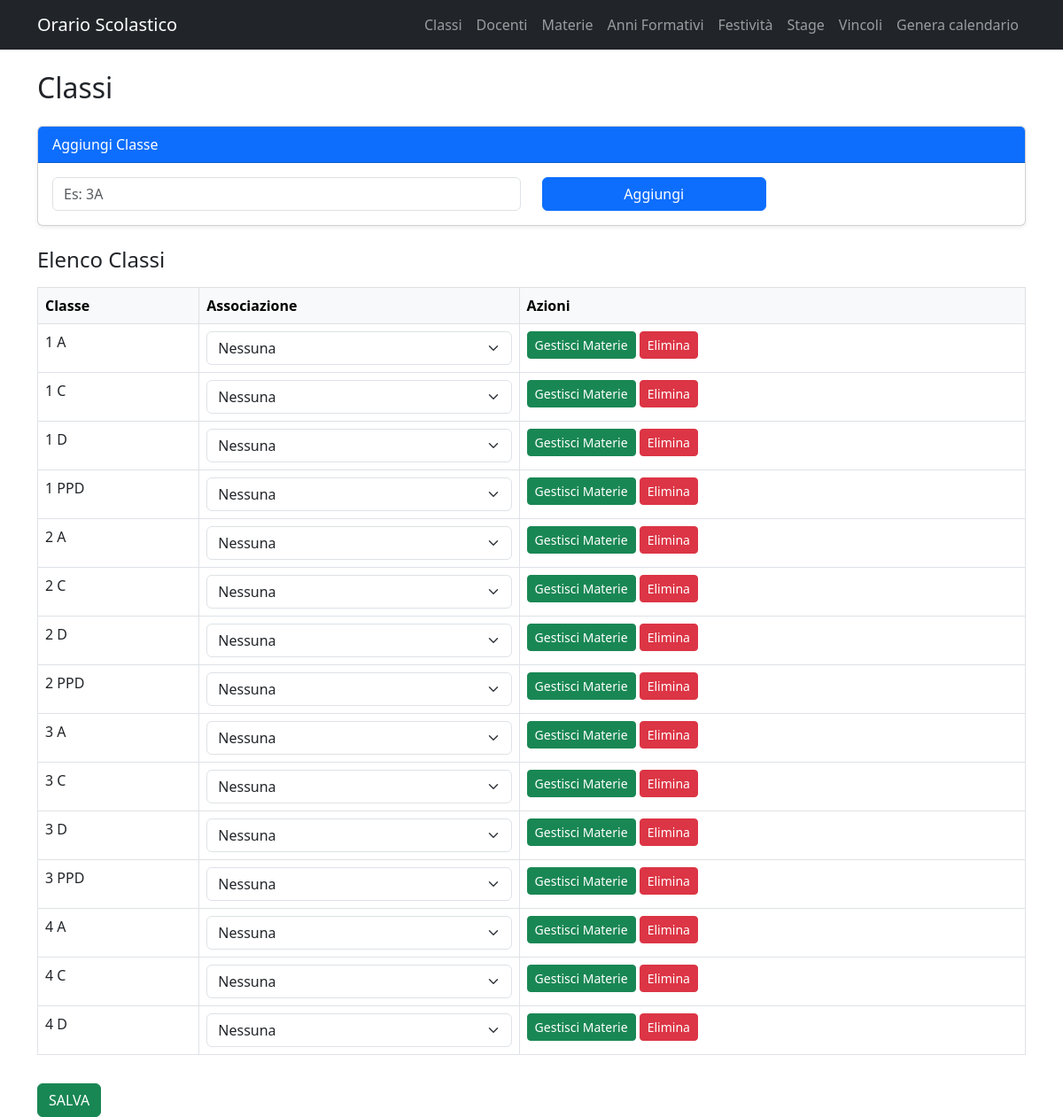
Screenshot of /classi/ with the database file from the repository.
### app/models.py (models this page shows)
class Classe(db.Model):
    id = db.Column(db.Integer, primary_key=True)
    nome_classe = db.Column(db.String(50), nullable=False, unique=True)
    data_inizio = db.Column(db.Date, nullable=True)
    data_fine = db.Column(db.Date, nullable=True)
    ore_massime_giornaliere = db.Column(db.Integer, default=6)
    giorni_lezione = db.Column(db.String(100), default="Lunedì,Martedì,Mercoledì,Giovedì,Venrdì")
    classe_associata_id = db.Column(db.Integer, db.ForeignKey("classe.id"), nullable=True)
    classe_associata = db.relationship("Classe", remote_side=[id])
    materie_assegnate = db.relationship(
        "MateriaClasse",
        backref="classe",
        cascade="all, delete-orphan"
    )
    calendario = db.relationship(
        "CalendarioClasse",
        backref="classe",
        uselist=False,
        cascade="all, delete-orphan"
    )

### app/routes/classi.py (the view, shortened to what this page needs)
@classi_bp.route("/", methods=["GET", "POST"])
def lista_classi():
    classi = Classe.query.order_by(Classe.nome_classe).all()
    return render_template("classi.html", classi=classi)

### app/templates/classi.html (shortened to what this page needs)
{% extends "base.html" %}
{% block content %}
<div class="container mt-4">
    <h2 class="mb-4">Classi</h2>
    <div class="card shadow-sm mb-4">
        <div class="card-header bg-primary text-white">
            Aggiungi Classe
        </div>
        <div class="card-body">
            <form method="POST">
                <div class="row">
                    <div class="col-md-6">
                        <input type="text" name="nome_classe" class="form-control"
                               placeholder="Es: 3A" required>
                    </div>
                    <div class="col-md-3">
                        <button class="btn btn-primary w-100">Aggiungi</button>
                    </div>
                </div>
            </form>
        </div>
    </div>
    <h4>Elenco Classi</h4>
    <form method="POST">
        <table class="table table-bordered mt-3">
            <thead class="table-light">
                <tr>
                    <th>Classe</th>
                    <th>Associazione</th>
                    <th>Azioni</th>
                </tr>
            </thead>
            <tbody>
                {% for c in classi %}
                <tr>
                    <td>{{ c.nome_classe }}</td>
                    <td>
                        <select name="assoc_{{ c.id }}" class="form-select">
                            <option value="none">Nessuna</option>
                        </select>
                    </td>
                    <td>
                        <a href="{{ url_for('classi.materie_classe', classe_id=c.id) }}"
                           class="btn btn-success btn-sm">
                            Gestisci Materie
                        </a>
                        <form method="POST"
                              action="{{ url_for('classi.elimina_classe', classe_id=c.id) }}"
                              style="display:inline-block;">
                            <button class="btn btn-danger btn-sm">Elimina</button>
                        </form>
                    </td>
                </tr>
                {% endfor %}
            </tbody>
        </table>
        <button class="btn btn-success mt-3">SALVA</button>
    </form>
</div>
{% endblock %}

### rows the page displays
Classe: nome_classe "1 A", id "Nessuna"
Classe: nome_classe "1 C", id "Nessuna"
Classe: nome_classe "1 D", id "Nessuna"
Classe: nome_classe "1 PPD", id "Nessuna"
Classe: nome_classe "2 A", id "Nessuna"
Classe: nome_classe "2 C", id "Nessuna"
Classe: nome_classe "2 D", id "Nessuna"
Classe: nome_classe "2 PPD", id "Nessuna"
Classe: nome_classe "3 A", id "Nessuna"
Classe: nome_classe "3 C", id "Nessuna"
Classe: nome_classe "3 D", id "Nessuna"
Classe: nome_classe "3 PPD", id "Nessuna"
Classe: nome_classe "4 A", id "Nessuna"
Classe: nome_classe "4 C", id "Nessuna"
Classe: nome_classe "4 D", id "Nessuna"
